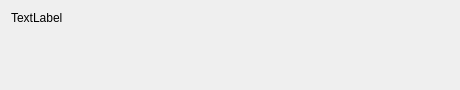
<?xml version="1.0" encoding="UTF-8"?>
<ui version="4.0">
 <class>SpectrumWidget</class>
 <widget class="QWidget" name="SpectrumWidget">
  <property name="geometry">
   <rect>
    <x>0</x>
    <y>0</y>
    <width>460</width>
    <height>90</height>
   </rect>
  </property>
  <property name="windowTitle">
   <string>Form</string>
  </property>
  <layout class="QGridLayout" name="gridLayout">
   <item row="0" column="0">
    <widget class="QLabel" name="label">
     <property name="text">
      <string>TextLabel</string>
     </property>
    </widget>
   </item>
   <item row="1" column="0">
    <widget class="SpectrumBarsWidget" name="spectrumBarsWidget" native="true">
     <property name="sizePolicy">
      <sizepolicy hsizetype="Expanding" vsizetype="Expanding">
       <horstretch>0</horstretch>
       <verstretch>0</verstretch>
      </sizepolicy>
     </property>
     <property name="minimumSize">
      <size>
       <width>20</width>
       <height>40</height>
      </size>
     </property>
    </widget>
   </item>
  </layout>
 </widget>
 <customwidgets>
  <customwidget>
   <class>SpectrumBarsWidget</class>
   <extends>QWidget</extends>
   <header>spectrumbarswidget.h</header>
   <container>1</container>
  </customwidget>
 </customwidgets>
 <resources/>
 <connections/>
</ui>
